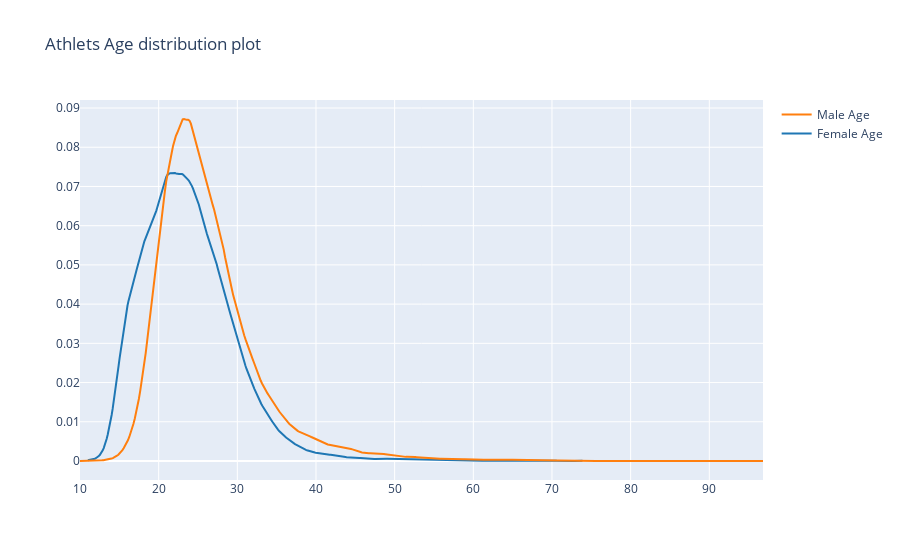

The code cell stored with this chart in its notebook:
### Code cell
# age distribution for athlets, grouped by sex
female_a = df_athlete[df_athlete['Sex']=='F']['Age'].dropna()
male_a = df_athlete[df_athlete['Sex']=='M']['Age'].dropna()

hist_data = [female_a, male_a]
group_labels = ['Female Age', 'Male Age']

fig = ff.create_distplot(hist_data, group_labels, show_hist=False, show_rug=False)
fig['layout'].update(title='Athlets Age distribution plot')
iplot(fig, filename='dist_only')

### Figure 1 — Plotly figure (JSON) as saved in the notebook; plotly's stock layout.template omitted (floating-point values rounded to 4 significant figures; data arrays with more than 128 entries replaced by an {"elided": "..."} marker saying what was removed)
{"data": [{"showlegend": true, "legendgroup": "Female Age", "name": "Female Age", "yaxis": "y", "y": {"elided": "500 float values"}, "mode": "lines", "xaxis": "x", "marker": {"color": "rgb(31, 119, 180)"}, "x": {"elided": "500 float values"}, "type": "scatter"}, {"showlegend": true, "legendgroup": "Male Age", "name": "Male Age", "yaxis": "y", "y": {"elided": "500 float values"}, "mode": "lines", "xaxis": "x", "marker": {"color": "rgb(255, 127, 14)"}, "x": {"elided": "500 float values"}, "type": "scatter"}], "layout": {"title": {"text": "Athlets Age distribution plot"}, "yaxis": {"position": 0, "domain": [0, 1], "anchor": "free"}, "barmode": "overlay", "xaxis": {"zeroline": false, "domain": [0, 1], "anchor": "y2"}, "hovermode": "closest", "legend": {"traceorder": "reversed"}}}
